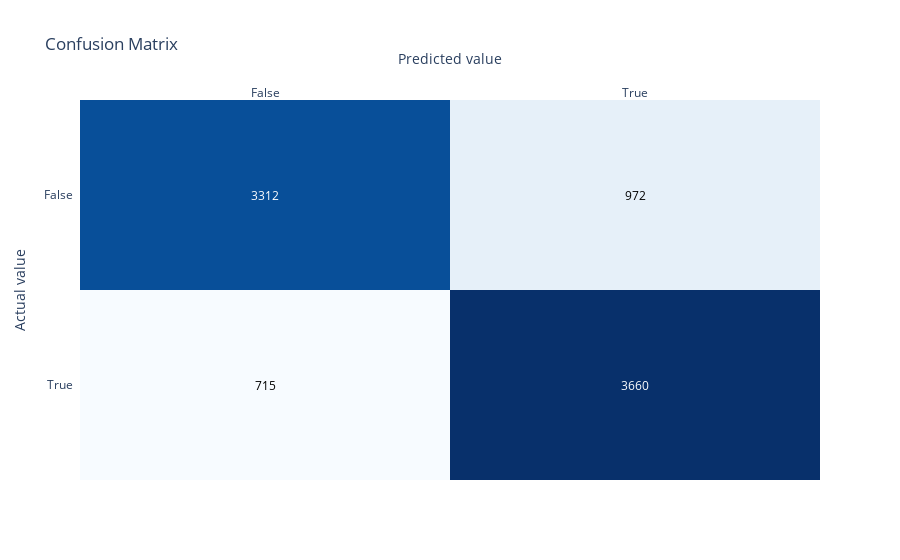

Here is the notebook cell this chart was saved with:
### Code cell
base_CatBoost_ME.fit(df_train_ME, label="Transported", fit_kwargs=base_fit_kwargs_ME, metric_list=["accuracy", "roc_auc", "f1", "confusion_matrix"], metric_opt_dir_list=["max", "max","max", "compr"])

### Figure 1 — Plotly figure (JSON) as saved in the notebook; plotly's stock layout.template omitted (floating-point values rounded to 4 significant figures)
{"data": [{"colorscale": [[0, "rgb(247,251,255)"], [0.125, "rgb(222,235,247)"], [0.25, "rgb(198,219,239)"], [0.375, "rgb(158,202,225)"], [0.5, "rgb(107,174,214)"], [0.625, "rgb(66,146,198)"], [0.75, "rgb(33,113,181)"], [0.875, "rgb(8,81,156)"], [1, "rgb(8,48,107)"]], "reversescale": false, "showscale": false, "type": "heatmap", "x": ["False", "True"], "y": ["False", "True"], "z": [[3312, 972], [715, 3660]]}], "layout": {"annotations": [{"font": {"color": "#FFFFFF"}, "showarrow": false, "text": "3312", "x": "False", "xref": "x", "y": "False", "yref": "y"}, {"font": {"color": "#000000"}, "showarrow": false, "text": "972", "x": "True", "xref": "x", "y": "False", "yref": "y"}, {"font": {"color": "#000000"}, "showarrow": false, "text": "715", "x": "False", "xref": "x", "y": "True", "yref": "y"}, {"font": {"color": "#FFFFFF"}, "showarrow": false, "text": "3660", "x": "True", "xref": "x", "y": "True", "yref": "y"}], "autosize": true, "title": {"text": "Confusion Matrix"}, "xaxis": {"autorange": true, "dtick": 1, "gridcolor": "rgb(0, 0, 0)", "range": [-0.5, 1.5], "side": "top", "ticks": "", "title": {"text": "Predicted value"}, "type": "category"}, "yaxis": {"autorange": true, "dtick": 1, "range": [1.5, -0.5], "ticks": "", "ticksuffix": "  ", "title": {"text": "Actual value"}, "type": "category"}}}
